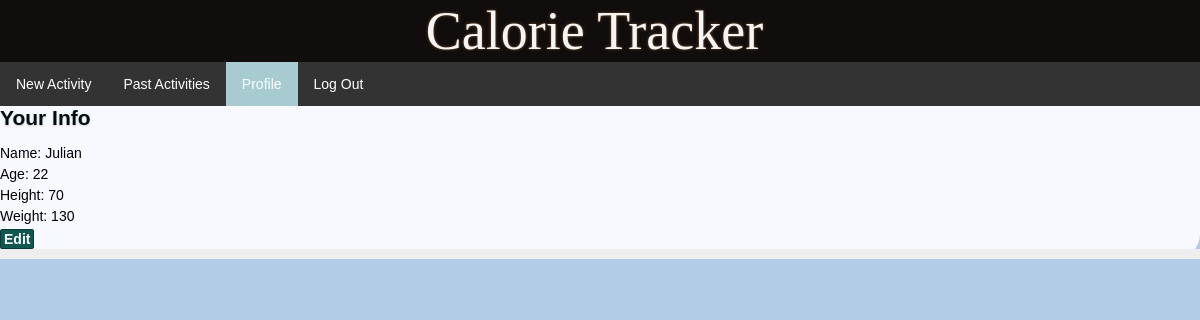
The app's page /profile (signed in) with its own data.
### models.py (models this page shows, shortened)
class User(db.Model):
	__tablename__ = 'user'
	user_id = db.Column(db.Integer, primary_key=True)
	username = db.Column(db.String(24), nullable=False)
	pw_hash = db.Column(db.String(64), nullable=False)
	age = db.Column(db.Integer, nullable=False)
	weight = db.Column(db.Integer, nullable=False)
	height = db.Column(db.Integer, nullable=False)
	activities = relationship("Activity", backref="user", lazy="dynamic", foreign_keys='Activity.parent_id', post_update=True)
	curr_room = db.Column(db.Integer, db.ForeignKey('activity.activity_id', use_alter=True), nullable=True)
	update = db.Column(db.DateTime, nullable=True)

### calorie.py (the view)
@app.route('/profile', methods=['GET', 'POST'])
def profile():
    if not g.user:
        return redirect('/login')
    if request.method == 'POST':
        return redirect('/editprofile')
    db.session.commit()
    return render_template('profile.html')

### calorie.py (called while the page is built)
@app.before_request
def before_request():
    g.user = None
    if 'user_id' in session:
        g.user = User.query.filter_by(user_id=session['user_id']).first()

### templates/profile.html (shortened to what this page needs)
{% extends "layout.html" %}
{% block body %}
  <ul>
    <li><a href="{{ url_for('newActivity') }}">New Activity </a></li>
    <li><a href="{{ url_for('home') }}">Past Activities </a></li>
    <li class="active"><a href="{{ url_for('profile') }}">Profile</a></li>
    <li><a href="{{ url_for('logout') }}">Log Out</a></li>
  </ul>
  <h2>Your Info</h2>
<div>
  <div style="margin: 0 0 5px 0"><label>Name</label>: {{g.user.username}}</div>
  <div style="margin: 0 0 5px 0"><label>Age</label>: {{g.user.age}}</div>
  <div style="margin: 0 0 5px 0"><label>Height</label>: {{g.user.height}}</div>
  <div style="margin: 0 0 5px 0"><label>Weight</label>: {{g.user.weight}}</div>
<form action="" method="post">
  <div class="actions"><input type="submit" value="Edit"></div>
</form>
</div>
{% endblock %}

### static/style.css (style rules this page uses)
a { color: #26776F; }
input[type="submit"] { background: #105751;; border: 1px solid #073B36; padding: 1px 3px; font-family: 'Trebuchet MS', sans-serif; font-size: 14px; font-weight: bold; -moz-border-radius: 2px; -webkit-border-radius: 2px; color: white; }
div.page h2 { margin: 0 0 15px 0; color: #000f0e; font-family: 'Avantgarde,' sans-serif; text-shadow: 0 1px 2px #ccc; }
ul { list-style-type: none; margin: 0; padding: 0; overflow: hidden; background-color: #333; }
li { float: left; }
li a { display: block; color: white; text-align: center; padding: 14px 16px; text-decoration: none; }
.active { background-color: rgb(167, 203, 208); }

### records on screen
User: user.username "Julian", user.age "22", user.height "70", user.weight "130"
